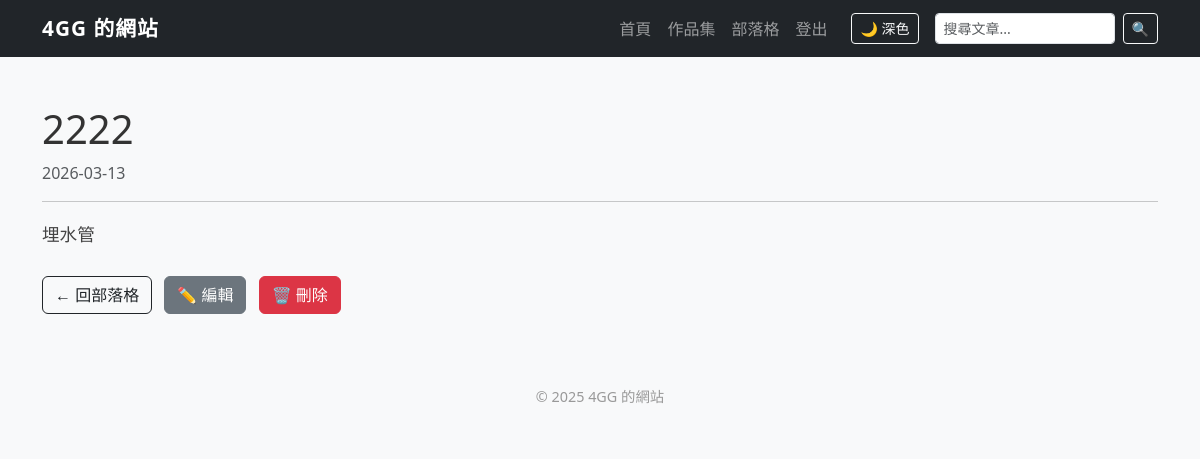
The app's page /blog/1 (signed in), older data.
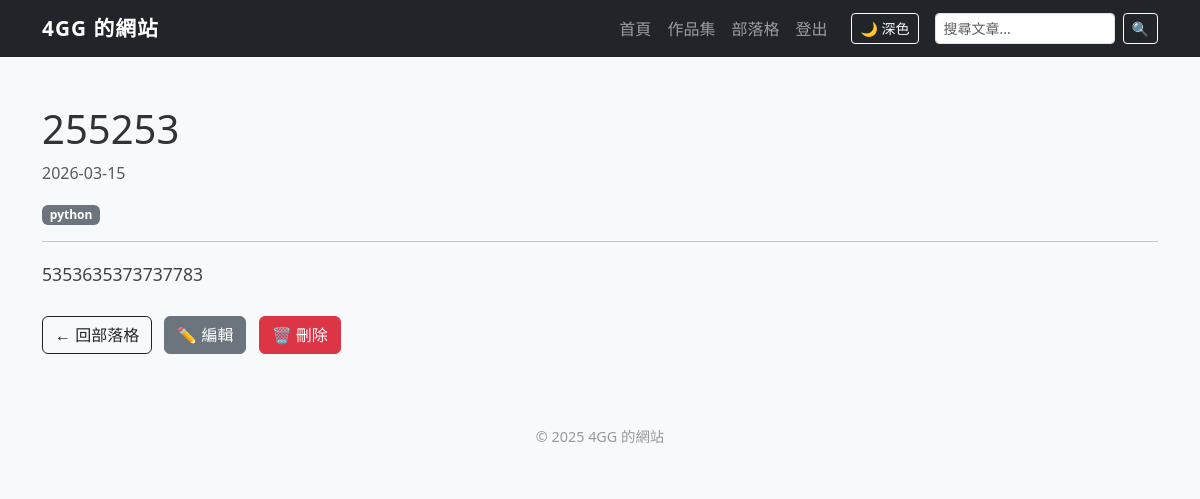
The same page, newer data.
### app.py (models this page shows)
class Post(db.Model):
    id = db.Column(db.Integer, primary_key=True)
    title = db.Column(db.String(200), nullable=False)
    content = db.Column(db.Text, nullable=False)
    created_at = db.Column(db.DateTime, default=datetime.utcnow)
    tags = db.relationship('Tag', secondary=post_tags, backref='posts')

class Tag(db.Model):
    id = db.Column(db.Integer, primary_key=True)
    name = db.Column(db.String(50), unique=True, nullable=False)

### app.py (the view)
@app.route("/blog/<int:post_id>")
def post_detail(post_id):
    post = Post.query.get_or_404(post_id)
    return render_template("post_detail.html", post=post)

### app.py (called while the page is built)
@login_manager.user_loader
def load_user(user_id):
    return User.query.get(int(user_id))

### templates/post_detail.html
{% extends "base.html" %}
{% block content %}
<link href="https://cdn.quilljs.com/1.3.6/quill.snow.css" rel="stylesheet">
<h1>{{ post.title }}</h1>
<p class="text-muted">{{ post.created_at.strftime("%Y-%m-%d") }}</p>
<div class="mb-3">
    {% for tag in post.tags %}
        <a href="/tag/{{ tag.name }}" class="badge bg-secondary text-decoration-none me-1">{{ tag.name }}</a>
    {% endfor %}
</div>
<hr>
<div class="post-content ql-editor">{{ post.content | safe }}</div>
<div class="mt-4">
    <a href="/blog" class="btn btn-outline-dark">← 回部落格</a>
    {% if current_user.is_authenticated %}
        <a href="/blog/{{ post.id }}/edit" class="btn btn-secondary ms-2">✏️ 編輯</a>
        <form method="POST" action="/blog/{{ post.id }}/delete"
              style="display:inline;"
              onsubmit="return confirm('確定要刪除這篇文章嗎？')">
            <button type="submit" class="btn btn-danger ms-2">🗑️ 刪除</button>
        </form>
    {% endif %}
</div>
{% endblock %}

### templates/base.html (shortened to what this page needs)
<!DOCTYPE html>
<html lang="zh-TW">
<head>
    <link href="https://cdn.jsdelivr.net/npm/bootstrap@5.3.0/dist/css/bootstrap.min.css" rel="stylesheet">
    <link rel="stylesheet" href="{{ url_for('static', filename='css/style.css') }}">
</head>
<body>
    <nav class="navbar navbar-expand-lg navbar-dark bg-dark">
    <div class="container">
        <a class="navbar-brand" href="/">4GG 的網站</a>
        <div class="navbar-nav ms-auto align-items-center">
            <a class="nav-link" href="/">首頁</a>
            <a class="nav-link" href="/portfolio">作品集</a>
            <a class="nav-link" href="/blog">部落格</a>
            {% if current_user.is_authenticated %}
                <a class="nav-link" href="/logout">登出</a>
            {% else %}
                <a class="nav-link" href="/login">登入</a>
            {% endif %}
            <button class="btn btn-outline-light btn-sm ms-3" onclick="toggleDark()">🌙 深色</button>
            <form class="d-flex ms-3" action="/search" method="GET">
                <input class="form-control form-control-sm me-2" type="search"
                       name="q" placeholder="搜尋文章..." style="width: 180px;">
                <button class="btn btn-outline-light btn-sm" type="submit">🔍</button>
            </form>
        </div>
    </div>
</nav>
    <main class="container mt-5">
        {% block content %}{% endblock %}
    </main>
    <footer class="text-center py-4 mt-5 bg-light">
        <p class="mb-0">© 2025 4GG 的網站</p>
    </footer>
</body>
</html>

### static/css/style.css (style rules this page uses)
body { font-family: 'Segoe UI', sans-serif; background-color: #f8f9fa; color: #333; }
.navbar-brand { font-weight: 700; font-size: 1.3rem; letter-spacing: 1px; }
.post-content { font-size: 1.1rem; line-height: 1.9; color: #444; }
footer { font-size: 0.9rem; color: #999; }

Row changes from the older to the newer data that the page shows:
changed Post: title "2222" → "255253"; created_at "2026-03-13" → "2026-03-15"; content "埋水管" → "5353635373737783"
added Tag: name "python"
